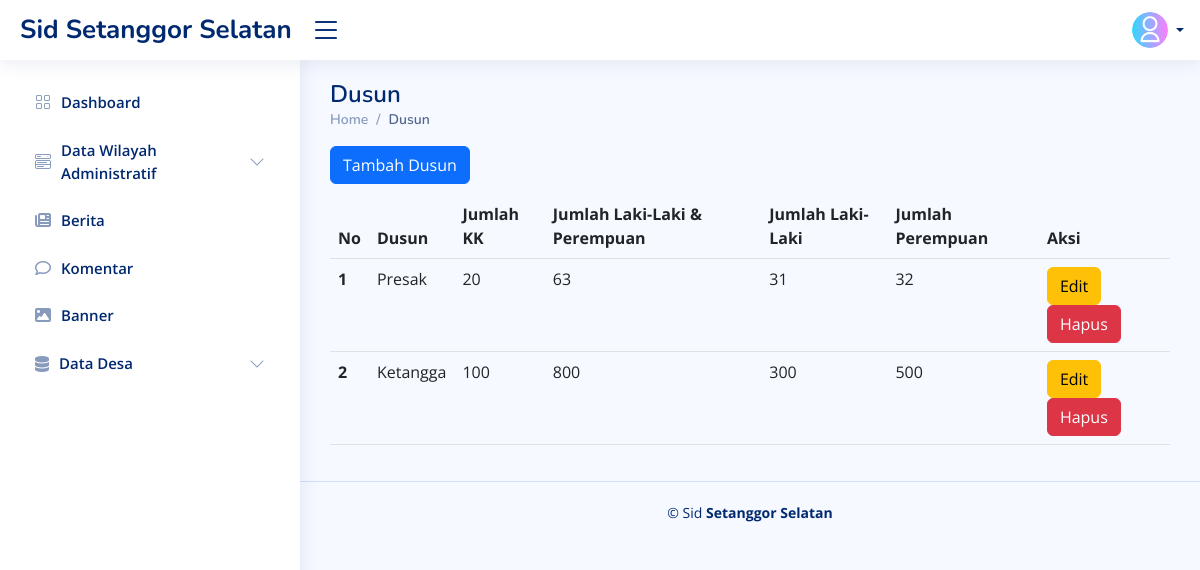
Page /index.php/dusun on the committed database.
### tables this page shows
CREATE TABLE `dusun` (
  `id` int(11) NOT NULL,
  `nama_dusun` varchar(125) NOT NULL,
  `jumlah_KK` int(125) NOT NULL,
  `jumlah_L` int(125) NOT NULL,
  `jumlah_P` varchar(125) NOT NULL
);

### application/helpers/sid_helper.php (called while the page is built, shortened)
<?php
function viewAdmin($folder, $file, $data)
{
    $ci = get_instance();
    $ci->load->view('admin/tamplates/header', $data);
    $ci->load->view('admin/tamplates/sidebar', $data);
    $ci->load->view('admin/' . $folder . '/' . $file, $data);
}

### application/controllers/Dusun.php (called while the page is built, shortened)
<?php
class Dusun extends CI_Controller
{
    public function index()
    {
        $data['title'] = "Admin Dusun";
        $data['dusun'] = $this->Dusun_model->getDusun();
        viewAdmin('Dusun', 'index', $data);
    }
}

### index.php (called while the page is built, shortened)
<?php
require_once BASEPATH.'core/CodeIgniter.php';

### application/models/Dusun_model.php (called while the page is built, shortened)
<?php
class Dusun_model extends CI_Model{
    public function getDusun(){
        $this->db->order_by('id','DESC');
        return $this->db->get('dusun')->result_array();
    }
}

### application/views/admin/Dusun/index.php (the view, shortened to what this page needs)
<main id="main" class="main">
  <div class="pagetitle">
    <h1>Dusun</h1>
    <nav>
      <ol class="breadcrumb">
        <li class="breadcrumb-item"><a href="index.html">Home</a></li>
        <li class="breadcrumb-item active">Dusun</li>
      </ol>
    </nav>
    <a href="<?= base_url(); ?>Dusun/tambahDusun" class="btn btn-primary">Tambah Dusun</a>
  </div>
  <section class="section dashboard">
    <div class="row">
      <div class="col-lg-12">
        <table class="table">
          <thead>
            <tr>
              <th scope="col">No</th>
              <th scope="col">Dusun</th>
              <th scope="col">Jumlah KK</th>
              <th scope="col">Jumlah Laki-Laki & Perempuan</th>
              <th scope="col">Jumlah Laki-Laki</th>
              <th scope="col">Jumlah Perempuan</th>
              <th scope="col">Aksi</th>
            </tr>
          </thead>
          <tbody>
            <?php $no = 1; ?>
            <?php foreach ($dusun as $row) : ?>
              <tr>
                <th scope="row"><?= $no; ?></th>
                <td><?= $row['nama_dusun']; ?></td>
                <td><?= $row['jumlah_KK']; ?></td>
                <td><?= $row['jumlah_L'] + $row['jumlah_P']; ?></td>
                <td><?= $row['jumlah_L']; ?></td>
                <td><?= $row['jumlah_P']; ?></td>
                <td>
                  <a href="<?= base_url(); ?>Dusun/edit/<?= $row['id']; ?>" class="btn btn-warning">Edit</a>
                  <a href="<?= base_url(); ?>Dusun/hapus/<?= $row['id']; ?>" onclick="return confirm('Yakin Data Ingin Di Hapus');" class="btn btn-danger">Hapus</a>
                </td>
              </tr>
              <?php $no++; ?>
            <?php endforeach; ?>
          </tbody>
        </table>
      </div>
    </div>
  </section>
</main>

### assets/admin/assets/css/style.css (style rules this page uses)
:root { scroll-behavior: smooth; }
body { font-family: "Open Sans", sans-serif; background: #f6f9ff; color: #444444; }
a { color: #4154f1; text-decoration: none; }
h1, h2, h3, h4, h5, h6 { font-family: "Nunito", sans-serif; }
#main { margin-top: 60px; padding: 20px 30px; transition: all 0.3s; }
.pagetitle { margin-bottom: 10px; }
.pagetitle h1 { font-size: 24px; margin-bottom: 0; font-weight: 600; color: #012970; }
.breadcrumb { font-size: 14px; font-family: "Nunito", sans-serif; color: #899bbd; font-weight: 600; }
.breadcrumb a { color: #899bbd; transition: 0.3s; }
.breadcrumb .breadcrumb-item::before { color: #899bbd; }
.breadcrumb .active { color: #51678f; font-weight: 600; }
@media (min-width: 1200px) { #main, #footer { margin-left: 300px; } }

### rows in the picture
dusun: nama_dusun "Presak", jumlah_KK "20", $row['jumlah_L'] + $row['jumlah_P'] "63", jumlah_L "31", jumlah_P "32"
dusun: nama_dusun "Ketangga", jumlah_KK "100", $row['jumlah_L'] + $row['jumlah_P'] "800", jumlah_L "300", jumlah_P "500"
